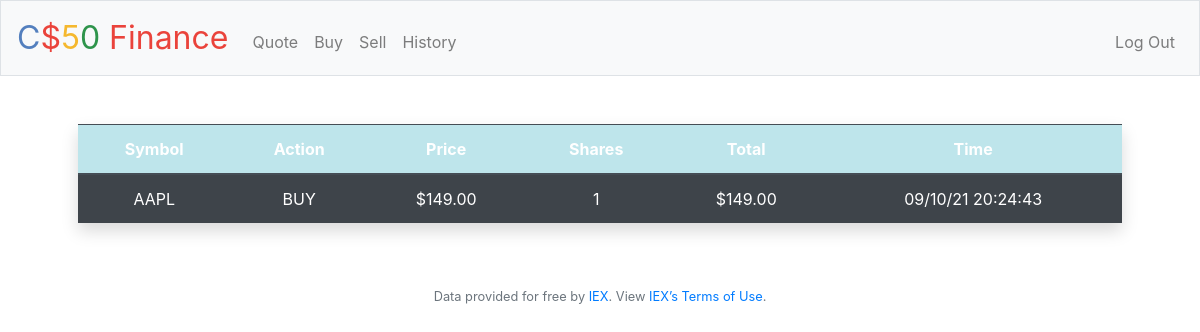
The app's page /history (signed in) with its own data.
### tables this page shows
CREATE TABLE 'stocks' (user_id INTEGER, symbol TEXT NOT NULL, price NUMERIC NOT NULL,'number_of_shares' NUMERIC NOT NULL, total_amount NUMERIC NOT NULL, time TEXT, action TEXT, FOREIGN KEY(user_id) REFERENCES users(id));

### application.py (the view)
@app.route("/history")
@login_required
def history():
    ID = session['user_id']
    stock_info = db.execute("SELECT * FROM stocks WHERE user_id = ?", ID)
    return render_template("history.html", stock_info=stock_info)

### application.py (called while the page is built)
@app.after_request
def after_request(response):
    response.headers["Cache-Control"] = "no-cache, no-store, must-revalidate"
    response.headers["Expires"] = 0
    response.headers["Pragma"] = "no-cache"
    return response

### helpers.py (called while the page is built)
def login_required(f):
    @wraps(f)
    def decorated_function(*args, **kwargs):
        if session.get("user_id") is None:
            return redirect("/login")
        return f(*args, **kwargs)
    return decorated_function

def usd(value):
    return f"${value:,.2f}"

### templates/history.html (shortened to what this page needs)
{% extends "layout.html" %}
{% block main %}
    <table class="table table-dark table-striped shadow">
        <thead class="table-info">
            <tr>
                <th>Symbol</th>
                <th>Action</th>
                <th>Price</th>
                <th>Shares</th>
                <th>Total</th>
                <th>Time</th>
            </tr>
        </thead>
        <tbody class="justify-content-center">
            {% for stock in stock_info %}
            <tr>
                <td>{{stock["symbol"]}}</td>
                <td>{{stock["action"]}}</td>
                <td>{{stock["price"] | usd}}</td>
                <td>{{stock["number_of_shares"]}}</td>
                <td>{{stock["total_amount"] | usd}}</td>
                <td>{{stock["time"]}}</td>
            </tr>
            {% endfor %}
        </tbody>
    </table>
{% endblock %}

### records on screen
stocks: symbol "AAPL", action "BUY", price "$149.00", number_of_shares "1", total_amount "$149.00", time "09/10/21 20:24:43"
